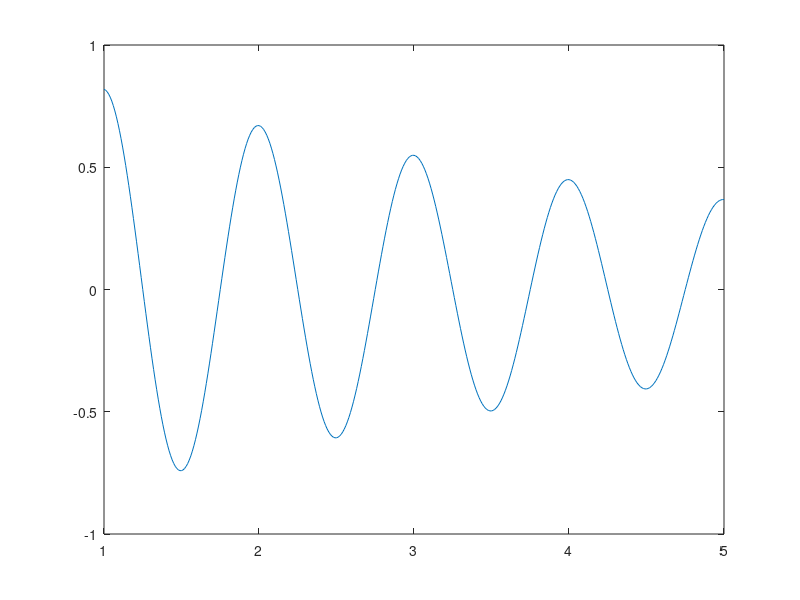

Source code (MATLAB):
%% Define a variable
x=3
%% Check your workspace
who
%% with more info
whos
%%
y=sin(x)
z=x*y
%% define a vector
t=[1 2 3 4 5]
whos
%% functions operate on vectors
y=sin(t)
whos
%%
plot(t,y)
%% Equally spaced vectors can be entered with by using colon 
t=1:5
%% If other than default(=1) is wanted:
%t=1:.01:5
t=1:0.01:5; %Suppress output with;
whos
%% Now reassign y:
y=sin(t);
whos
%% And plot
plot(t,y)
shg
%% Calculate z
z=y+t;
%% And plot on the same
hold on
plot(t,z,'r')
shg
%% Most functions accepts vectors (and complex variables) as input:
hold off
lam=-0.2+2i*pi
plot(t,exp(lam*t))
shg
%% 
t(1:5)
t(391:end)
%% 
t(end-10:end)
%% Matrices
A=[1 2 3
4 5 6
7 8 9]
%% Some indexing details
A=[1 2 3;4 5 6;7 8 9]
A(3,:)
%%
A(3,:)=0
A=[1 2 3;4 5 6;7 8 9]
A(2:3,2:3)
A
%% Also Matrices can be indexed with a single index 
A(6)
A(8)
%% Logical indexing
A>4
find(A>4)
A
A(find(A>4))=0
%%
save myfile
%%
clear
%%
load myfile
%% 
save myfile A t
%%
clear
%%
load myfile
%% Character Arrays
myName='Thomas Smed';
Kenneth='Kenneth Lek';
%% 
We=[myName;Kenneth]
%%
We(2,:)
%%
We(:,1)
%%
We(:,end)
%%
Sara='Sara Lundgren';
%%
We3=[We;Sara]
%% Save to file
save myfile